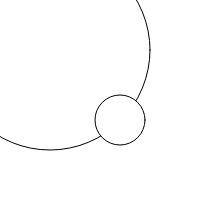
Frame 1 (no input)
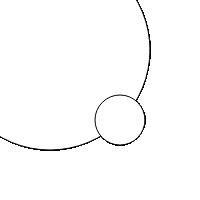
Frame 60 (no input)
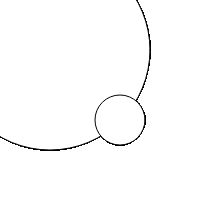
Frame 120 (the mouse pressed at the canvas centre since frame 60)

The p5.js sketch that drew these frames (run headless with seeded random() and noise() and a simulated clock; from frame 60 on, the mouse is pressed at the canvas centre):

// p5.js sketch
// ── sketch.js
function setup() 
{
    createCanvas(200, 200);
    background(255);
    
}

function draw() 
{
    circle(50, 50, 200);
    circle(120, 120, 50);
    
}
